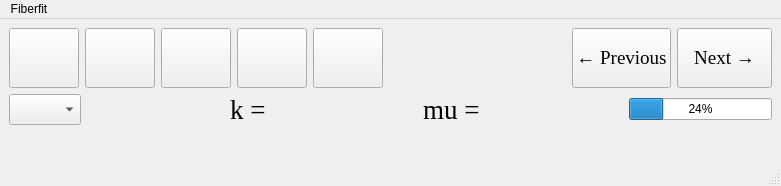
<?xml version="1.0" encoding="UTF-8"?>
<ui version="4.0">
 <class>MainWindow</class>
 <widget class="QMainWindow" name="MainWindow">
  <property name="geometry">
   <rect>
    <x>0</x>
    <y>0</y>
    <width>781</width>
    <height>186</height>
   </rect>
  </property>
  <property name="minimumSize">
   <size>
    <width>0</width>
    <height>0</height>
   </size>
  </property>
  <property name="maximumSize">
   <size>
    <width>10000</width>
    <height>10000</height>
   </size>
  </property>
  <property name="windowTitle">
   <string>MainWindow</string>
  </property>
  <property name="autoFillBackground">
   <bool>false</bool>
  </property>
  <widget class="QWidget" name="centralwidget">
   <property name="sizePolicy">
    <sizepolicy hsizetype="Preferred" vsizetype="Preferred">
     <horstretch>0</horstretch>
     <verstretch>0</verstretch>
    </sizepolicy>
   </property>
   <layout class="QGridLayout" name="gridLayout">
    <item row="1" column="0">
     <layout class="QGridLayout" name="midGrid">
      <item row="0" column="3">
       <spacer name="horizontalSpacer_2">
        <property name="orientation">
         <enum>Qt::Horizontal</enum>
        </property>
        <property name="sizeHint" stdset="0">
         <size>
          <width>40</width>
          <height>20</height>
         </size>
        </property>
       </spacer>
      </item>
      <item row="0" column="4">
       <widget class="QLabel" name="muLabel">
        <property name="font">
         <font>
          <family>Times New Roman</family>
          <pointsize>20</pointsize>
         </font>
        </property>
        <property name="text">
         <string>mu =</string>
        </property>
       </widget>
      </item>
      <item row="0" column="2">
       <widget class="QLabel" name="kLabel">
        <property name="font">
         <font>
          <family>Times New Roman</family>
          <pointsize>20</pointsize>
          <italic>false</italic>
         </font>
        </property>
        <property name="text">
         <string>k = </string>
        </property>
        <property name="textFormat">
         <enum>Qt::AutoText</enum>
        </property>
       </widget>
      </item>
      <item row="0" column="5">
       <spacer name="horizontalSpacer_4">
        <property name="orientation">
         <enum>Qt::Horizontal</enum>
        </property>
        <property name="sizeHint" stdset="0">
         <size>
          <width>40</width>
          <height>20</height>
         </size>
        </property>
       </spacer>
      </item>
      <item row="0" column="0">
       <widget class="QComboBox" name="selectImgBox">
        <property name="sizePolicy">
         <sizepolicy hsizetype="Preferred" vsizetype="Preferred">
          <horstretch>0</horstretch>
          <verstretch>0</verstretch>
         </sizepolicy>
        </property>
       </widget>
      </item>
      <item row="0" column="1">
       <spacer name="horizontalSpacer">
        <property name="orientation">
         <enum>Qt::Horizontal</enum>
        </property>
        <property name="sizeHint" stdset="0">
         <size>
          <width>40</width>
          <height>20</height>
         </size>
        </property>
       </spacer>
      </item>
      <item row="0" column="6">
       <widget class="QProgressBar" name="progressBar">
        <property name="value">
         <number>24</number>
        </property>
       </widget>
      </item>
     </layout>
    </item>
    <item row="2" column="0">
     <widget class="QWidget" name="figureWidget" native="true">
      <property name="sizePolicy">
       <sizepolicy hsizetype="MinimumExpanding" vsizetype="MinimumExpanding">
        <horstretch>0</horstretch>
        <verstretch>0</verstretch>
       </sizepolicy>
      </property>
     </widget>
    </item>
    <item row="0" column="0">
     <layout class="QGridLayout" name="topGrid">
      <item row="0" column="4">
       <widget class="QPushButton" name="clearButton">
        <property name="sizePolicy">
         <sizepolicy hsizetype="Preferred" vsizetype="Preferred">
          <horstretch>0</horstretch>
          <verstretch>0</verstretch>
         </sizepolicy>
        </property>
        <property name="minimumSize">
         <size>
          <width>70</width>
          <height>60</height>
         </size>
        </property>
        <property name="maximumSize">
         <size>
          <width>1000000</width>
          <height>1000000</height>
         </size>
        </property>
        <property name="text">
         <string/>
        </property>
        <property name="icon">
         <iconset>
          <normaloff>images/clearButton.png</normaloff>images/clearButton.png</iconset>
        </property>
        <property name="iconSize">
         <size>
          <width>40</width>
          <height>40</height>
         </size>
        </property>
       </widget>
      </item>
      <item row="0" column="7">
       <widget class="QPushButton" name="nextButton">
        <property name="sizePolicy">
         <sizepolicy hsizetype="Preferred" vsizetype="Preferred">
          <horstretch>0</horstretch>
          <verstretch>0</verstretch>
         </sizepolicy>
        </property>
        <property name="minimumSize">
         <size>
          <width>95</width>
          <height>32</height>
         </size>
        </property>
        <property name="maximumSize">
         <size>
          <width>1000000</width>
          <height>1000000</height>
         </size>
        </property>
        <property name="font">
         <font>
          <family>Times New Roman</family>
          <pointsize>14</pointsize>
         </font>
        </property>
        <property name="text">
         <string>Next →</string>
        </property>
       </widget>
      </item>
      <item row="0" column="6">
       <widget class="QPushButton" name="prevButton">
        <property name="sizePolicy">
         <sizepolicy hsizetype="Preferred" vsizetype="Preferred">
          <horstretch>0</horstretch>
          <verstretch>0</verstretch>
         </sizepolicy>
        </property>
        <property name="minimumSize">
         <size>
          <width>95</width>
          <height>32</height>
         </size>
        </property>
        <property name="maximumSize">
         <size>
          <width>1000000</width>
          <height>1000000</height>
         </size>
        </property>
        <property name="font">
         <font>
          <family>Times New Roman</family>
          <pointsize>14</pointsize>
         </font>
        </property>
        <property name="text">
         <string>← Previous</string>
        </property>
       </widget>
      </item>
      <item row="0" column="5">
       <spacer name="horizontalSpacer_3">
        <property name="orientation">
         <enum>Qt::Horizontal</enum>
        </property>
        <property name="sizeHint" stdset="0">
         <size>
          <width>40</width>
          <height>20</height>
         </size>
        </property>
       </spacer>
      </item>
      <item row="0" column="2">
       <widget class="QPushButton" name="exportButton">
        <property name="sizePolicy">
         <sizepolicy hsizetype="Preferred" vsizetype="Preferred">
          <horstretch>0</horstretch>
          <verstretch>0</verstretch>
         </sizepolicy>
        </property>
        <property name="minimumSize">
         <size>
          <width>70</width>
          <height>60</height>
         </size>
        </property>
        <property name="maximumSize">
         <size>
          <width>1000000</width>
          <height>1000000</height>
         </size>
        </property>
        <property name="text">
         <string/>
        </property>
        <property name="icon">
         <iconset>
          <normaloff>images/export.png</normaloff>images/export.png</iconset>
        </property>
        <property name="iconSize">
         <size>
          <width>50</width>
          <height>50</height>
         </size>
        </property>
       </widget>
      </item>
      <item row="0" column="0">
       <widget class="QPushButton" name="startButton">
        <property name="sizePolicy">
         <sizepolicy hsizetype="Preferred" vsizetype="Preferred">
          <horstretch>0</horstretch>
          <verstretch>0</verstretch>
         </sizepolicy>
        </property>
        <property name="minimumSize">
         <size>
          <width>70</width>
          <height>60</height>
         </size>
        </property>
        <property name="maximumSize">
         <size>
          <width>1000000</width>
          <height>1000000</height>
         </size>
        </property>
        <property name="layoutDirection">
         <enum>Qt::LeftToRight</enum>
        </property>
        <property name="text">
         <string/>
        </property>
        <property name="icon">
         <iconset>
          <normaloff>images/start-icon.png</normaloff>images/start-icon.png</iconset>
        </property>
        <property name="iconSize">
         <size>
          <width>40</width>
          <height>40</height>
         </size>
        </property>
       </widget>
      </item>
      <item row="0" column="1">
       <widget class="QPushButton" name="loadButton">
        <property name="enabled">
         <bool>true</bool>
        </property>
        <property name="sizePolicy">
         <sizepolicy hsizetype="Preferred" vsizetype="Preferred">
          <horstretch>0</horstretch>
          <verstretch>0</verstretch>
         </sizepolicy>
        </property>
        <property name="minimumSize">
         <size>
          <width>70</width>
          <height>60</height>
         </size>
        </property>
        <property name="maximumSize">
         <size>
          <width>1000000</width>
          <height>1000000</height>
         </size>
        </property>
        <property name="acceptDrops">
         <bool>false</bool>
        </property>
        <property name="autoFillBackground">
         <bool>false</bool>
        </property>
        <property name="text">
         <string/>
        </property>
        <property name="icon">
         <iconset>
          <normaloff>images/open.png</normaloff>images/open.png</iconset>
        </property>
        <property name="iconSize">
         <size>
          <width>50</width>
          <height>50</height>
         </size>
        </property>
       </widget>
      </item>
      <item row="0" column="3">
       <widget class="QPushButton" name="settingsButton">
        <property name="sizePolicy">
         <sizepolicy hsizetype="Preferred" vsizetype="Preferred">
          <horstretch>0</horstretch>
          <verstretch>0</verstretch>
         </sizepolicy>
        </property>
        <property name="minimumSize">
         <size>
          <width>70</width>
          <height>60</height>
         </size>
        </property>
        <property name="maximumSize">
         <size>
          <width>1000000</width>
          <height>1000000</height>
         </size>
        </property>
        <property name="layoutDirection">
         <enum>Qt::LeftToRight</enum>
        </property>
        <property name="text">
         <string/>
        </property>
        <property name="icon">
         <iconset>
          <normaloff>images/settings.png</normaloff>images/settings.png</iconset>
        </property>
        <property name="iconSize">
         <size>
          <width>40</width>
          <height>40</height>
         </size>
        </property>
       </widget>
      </item>
     </layout>
    </item>
   </layout>
  </widget>
  <widget class="QMenuBar" name="menubar">
   <property name="geometry">
    <rect>
     <x>0</x>
     <y>0</y>
     <width>781</width>
     <height>22</height>
    </rect>
   </property>
   <widget class="QMenu" name="menuFiberfit">
    <property name="title">
     <string>Fiberfit</string>
    </property>
   </widget>
   <addaction name="menuFiberfit"/>
  </widget>
  <widget class="QStatusBar" name="statusbar"/>
 </widget>
 <resources/>
 <connections/>
</ui>
